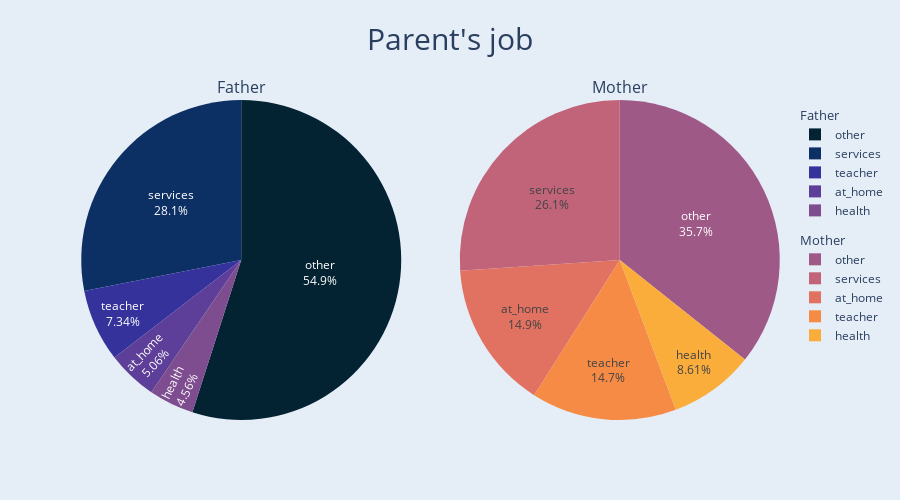

Here is the notebook cell this chart was saved with:
### Markdown cell above
<b>Parent's job</b>

### Code cell
palette = cycle(px.colors.sequential.thermal)

fig = sp.make_subplots(
    rows=1, 
    cols=2,
    horizontal_spacing=0.08,
    subplot_titles=["Father","Mother"],
    specs=[[{"type": "pie"}, {"type": "pie"}, ]],
    vertical_spacing = 0.1
)


fjob_counts = df.Fjob.value_counts()

fjob = go.Pie(
    labels=fjob_counts.index,
    values=fjob_counts,
    name="Father",
    textinfo='percent+label',
    hoverinfo="label+value+percent",
    marker_colors=[next(palette) for i in range(len(fjob_counts))],
    legendgroup="Father",
    legendgrouptitle_text="Father",
)

mjob_counts = df.Mjob.value_counts()

mjob = go.Pie(
    labels=mjob_counts.index,
    values=mjob_counts,
    name="Mother",
    textinfo='percent+label',
    hoverinfo="label+value+percent",
    marker_colors=[next(palette) for i in range(len(fjob_counts))],
    legendgroup="Mother",
    legendgrouptitle_text="Mother",
)

fig.add_trace(fjob, row=1, col=1)
fig.update_xaxes(title_text="Father", row=1, col=1)
fig.update_yaxes(title_text="Count", row=1, col=1)

fig.add_trace(mjob, row=1, col=2)
fig.update_xaxes(title_text="Mother", row=1, col=2)
fig.update_yaxes(title_text="Count", row=1, col=2)


fig.update_layout(
    template="plotly",
    height=500,
)

fig.update(
    layout_title_text="Parent's job",
    layout_title_font_size=30,
    layout_title_x=0.5,
    layout_paper_bgcolor='rgb(229, 237, 247)',
    layout_plot_bgcolor='rgb(229, 237, 247)',
)

fig.show()

### Figure 1 — Plotly figure (JSON) as saved in the notebook; plotly's stock layout.template omitted (floating-point values rounded to 4 significant figures)
{"data": [{"domain": {"x": [0, 0.46], "y": [0, 1]}, "hoverinfo": "label+value+percent", "labels": ["other", "services", "teacher", "at_home", "health"], "legendgroup": "Father", "legendgrouptitle": {"text": "Father"}, "marker": {"colors": ["rgb(3, 35, 51)", "rgb(13, 48, 100)", "rgb(53, 50, 155)", "rgb(93, 62, 153)", "rgb(126, 77, 143)"]}, "name": "Father", "textinfo": "percent+label", "type": "pie", "values": [217, 111, 29, 20, 18]}, {"domain": {"x": [0.54, 1], "y": [0, 1]}, "hoverinfo": "label+value+percent", "labels": ["other", "services", "at_home", "teacher", "health"], "legendgroup": "Mother", "legendgrouptitle": {"text": "Mother"}, "marker": {"colors": ["rgb(158, 89, 135)", "rgb(193, 100, 121)", "rgb(225, 113, 97)", "rgb(246, 139, 69)", "rgb(251, 173, 60)"]}, "name": "Mother", "textinfo": "percent+label", "type": "pie", "values": [141, 103, 59, 58, 34]}], "layout": {"annotations": [{"font": {"size": 16}, "showarrow": false, "text": "Father", "x": 0.23, "xanchor": "center", "xref": "paper", "y": 1, "yanchor": "bottom", "yref": "paper"}, {"font": {"size": 16}, "showarrow": false, "text": "Mother", "x": 0.77, "xanchor": "center", "xref": "paper", "y": 1, "yanchor": "bottom", "yref": "paper"}], "height": 500, "paper_bgcolor": "rgb(229, 237, 247)", "plot_bgcolor": "rgb(229, 237, 247)", "title": {"font": {"size": 30}, "text": "Parent's job", "x": 0.5}}}
